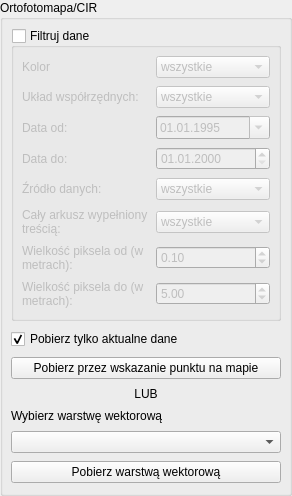
         <widget class="QgsCollapsibleGroupBox" name="orto_groupBox">
          <property name="title">
           <string>Ortofotomapa/CIR</string>
          </property>
          <property name="collapsed">
           <bool>true</bool>
          </property>
          <property name="saveCollapsedState">
           <bool>false</bool>
          </property>
          <layout class="QVBoxLayout" name="verticalLayout">
           <property name="leftMargin">
            <number>8</number>
           </property>
           <property name="topMargin">
            <number>8</number>
           </property>
           <property name="rightMargin">
            <number>8</number>
           </property>
           <property name="bottomMargin">
            <number>10</number>
           </property>
           <property name="spacing">
            <number>8</number>
           </property>
           <item>
            <widget class="QgsCollapsibleGroupBox" name="orto_filter_groupBox">
             <property name="title">
              <string>Filtruj dane</string>
             </property>
             <property name="checkable">
              <bool>true</bool>
             </property>
             <property name="checked">
              <bool>false</bool>
             </property>
             <property name="collapsed">
              <bool>true</bool>
             </property>
             <property name="saveCollapsedState">
              <bool>false</bool>
             </property>
             <layout class="QVBoxLayout" name="verticalLayout_3">
              <property name="leftMargin">
               <number>8</number>
              </property>
              <property name="topMargin">
               <number>8</number>
              </property>
              <property name="rightMargin">
               <number>8</number>
              </property>
              <property name="bottomMargin">
               <number>10</number>
              </property>
              <property name="spacing">
               <number>8</number>
              </property>
              <item>
               <layout class="QGridLayout" name="gridLayout_3">
                <item row="3" column="1">
                 <widget class="QgsDateTimeEdit" name="orto_to_dateTimeEdit">
                  <property name="displayFormat">
                   <string>dd.MM.yyyy</string>
                  </property>
                 </widget>
                </item>
                <item row="6" column="0">
                 <widget class="QLabel" name="label_13">
                  <property name="text">
                   <string>Wielkość piksela od (w metrach):</string>
                  </property>
                  <property name="wordWrap">
                   <bool>true</bool>
                  </property>
                 </widget>
                </item>
                <item row="5" column="1">
                 <widget class="QComboBox" name="orto_full_cmbbx">
                  <item>
                   <property name="text">
                    <string>wszystkie</string>
                   </property>
                  </item>
                  <item>
                   <property name="text">
                    <string>TAK</string>
                   </property>
                  </item>
                  <item>
                   <property name="text">
                    <string>NIE</string>
                   </property>
                  </item>
                 </widget>
                </item>
                <item row="0" column="0">
                 <widget class="QLabel" name="label_8">
                  <property name="text">
                   <string>Kolor</string>
                  </property>
                  <property name="wordWrap">
                   <bool>true</bool>
                  </property>
                 </widget>
                </item>
                <item row="5" column="0">
                 <widget class="QLabel" name="label_12">
                  <property name="text">
                   <string>Cały arkusz wypełniony treścią:</string>
                  </property>
                  <property name="wordWrap">
                   <bool>true</bool>
                  </property>
                 </widget>
                </item>
                <item row="3" column="0">
                 <widget class="QLabel" name="label_10">
                  <property name="text">
                   <string>Data do:</string>
                  </property>
                  <property name="wordWrap">
                   <bool>true</bool>
                  </property>
                 </widget>
                </item>
                <item row="2" column="1">
                 <widget class="QgsDateTimeEdit" name="orto_from_dateTimeEdit">
                  <property name="date">
                   <date>
                    <year>1995</year>
                    <month>1</month>
                    <day>1</day>
                   </date>
                  </property>
                  <property name="displayFormat">
                   <string>dd.MM.yyyy</string>
                  </property>
                  <property name="calendarPopup">
                   <bool>true</bool>
                  </property>
                 </widget>
                </item>
                <item row="0" column="1">
                 <widget class="QComboBox" name="orto_kolor_cmbbx">
                  <item>
                   <property name="text">
                    <string>wszystkie</string>
                   </property>
                  </item>
                  <item>
                   <property name="text">
                    <string>RGB</string>
                   </property>
                  </item>
                  <item>
                   <property name="text">
                    <string>CIR</string>
                   </property>
                  </item>
                  <item>
                   <property name="text">
                    <string>B/W</string>
                   </property>
                  </item>
                 </widget>
                </item>
                <item row="2" column="0">
                 <widget class="QLabel" name="label_9">
                  <property name="text">
                   <string>Data od:</string>
                  </property>
                  <property name="wordWrap">
                   <bool>true</bool>
                  </property>
                 </widget>
                </item>
                <item row="4" column="1">
                 <widget class="QComboBox" name="orto_source_cmbbx">
                  <item>
                   <property name="text">
                    <string>wszystkie</string>
                   </property>
                  </item>
                  <item>
                   <property name="text">
                    <string>Zdj. cyfrowe</string>
                   </property>
                  </item>
                  <item>
                   <property name="text">
                    <string>Zdj. analogowe</string>
                   </property>
                  </item>
                 </widget>
                </item>
                <item row="7" column="0">
                 <widget class="QLabel" name="label_14">
                  <property name="text">
                   <string>Wielkość piksela do (w metrach):</string>
                  </property>
                  <property name="wordWrap">
                   <bool>true</bool>
                  </property>
                 </widget>
                </item>
                <item row="4" column="0">
                 <widget class="QLabel" name="label_11">
                  <property name="text">
                   <string>Źródło danych:</string>
                  </property>
                  <property name="wordWrap">
                   <bool>true</bool>
                  </property>
                 </widget>
                </item>
                <item row="1" column="1">
                 <widget class="QComboBox" name="orto_crs_cmbbx">
                  <item>
                   <property name="text">
                    <string>wszystkie</string>
                   </property>
                  </item>
                  <item>
                   <property name="text">
                    <string>PL-1992</string>
                   </property>
                  </item>
                  <item>
                   <property name="text">
                    <string>PL-2000</string>
                   </property>
                  </item>
                 </widget>
                </item>
                <item row="1" column="0">
                 <widget class="QLabel" name="label_3">
                  <property name="text">
                   <string>Układ współrzędnych:</string>
                  </property>
                  <property name="wordWrap">
                   <bool>true</bool>
                  </property>
                 </widget>
                </item>
                <item row="6" column="1">
                 <widget class="QDoubleSpinBox" name="orto_pixelFrom_lineEdit">
                  <property name="singleStep">
                   <double>0.100000000000000</double>
                  </property>
                  <property name="value">
                   <double>0.100000000000000</double>
                  </property>
                 </widget>
                </item>
                <item row="7" column="1">
                 <widget class="QDoubleSpinBox" name="orto_pixelTo_lineEdit">
                  <property name="singleStep">
                   <double>0.100000000000000</double>
                  </property>
                  <property name="value">
                   <double>5.000000000000000</double>
                  </property>
                 </widget>
                </item>
               </layout>
              </item>
             </layout>
            </widget>
           </item>
           <item>
            <widget class="QCheckBox" name="orto_newest_chkbx">
             <property name="toolTip">
              <string>&lt;html&gt;&lt;head/&gt;&lt;body&gt;&lt;p&gt;Gdy zostanie znalezione więcej niż 1 zobrazowanie dla danego arkusza mapy spełniające kryteria, zostanie pobrane tylko jedno - najnowsze.&lt;/p&gt;&lt;/body&gt;&lt;/html&gt;</string>
             </property>
             <property name="text">
              <string>Pobierz tylko aktualne dane</string>
             </property>
             <property name="checked">
              <bool>true</bool>
             </property>
            </widget>
           </item>
           <item>
            <widget class="QPushButton" name="orto_capture_btn">
             <property name="text">
              <string>Pobierz przez wskazanie punktu na mapie</string>
             </property>
             <property name="cursor">
              <cursorShape>PointingHandCursor</cursorShape>
             </property>
             <property name="icon">
              <iconset>
               <normaloff>../images/pin.svg</normaloff>../images/pin.svg</iconset>
             </property>
             <property name="role" stdset="0">
              <string notr="true">primary</string>
             </property>
            </widget>
           </item>
           <item>
            <layout class="QHBoxLayout" name="horizontalLayout_or_orto">
             <property name="spacing">
              <number>0</number>
             </property>
             <item>
              <widget class="QFrame" name="line_or_l_orto">
               <property name="sizePolicy">
                <sizepolicy hsizetype="Expanding" vsizetype="Fixed">
                 <horstretch>1</horstretch>
                 <verstretch>0</verstretch>
                </sizepolicy>
               </property>
               <property name="frameShape">
                <enum>QFrame::NoFrame</enum>
               </property>
              </widget>
             </item>
             <item>
              <widget class="QLabel" name="label_15">
               <property name="text">
                <string>LUB</string>
               </property>
               <property name="alignment">
                <set>Qt::AlignCenter</set>
               </property>
               <property name="role" stdset="0">
                <string notr="true">divider</string>
               </property>
              </widget>
             </item>
             <item>
              <widget class="QFrame" name="line_or_r_orto">
               <property name="sizePolicy">
                <sizepolicy hsizetype="Expanding" vsizetype="Fixed">
                 <horstretch>1</horstretch>
                 <verstretch>0</verstretch>
                </sizepolicy>
               </property>
               <property name="frameShape">
                <enum>QFrame::NoFrame</enum>
               </property>
              </widget>
             </item>
            </layout>
           </item>
           <item>
            <widget class="QLabel" name="label_60">
             <property name="text">
              <string>Wybierz warstwę wektorową</string>
             </property>
             <property name="role" stdset="0">
              <string notr="true">field-title</string>
             </property>
            </widget>
           </item>
           <item>
            <widget class="QgsMapLayerComboBox" name="orto_mapLayerComboBox" />
           </item>
           <item>
            <widget class="QPushButton" name="orto_fromLayer_btn">
             <property name="text">
              <string>Pobierz warstwą wektorową</string>
             </property>
             <property name="cursor">
              <cursorShape>PointingHandCursor</cursorShape>
             </property>
             <property name="icon">
              <iconset>
               <normaloff>../images/layers.svg</normaloff>../images/layers.svg</iconset>
             </property>
             <property name="role" stdset="0">
              <string notr="true">primary</string>
             </property>
            </widget>
           </item>
          </layout>
         </widget>
